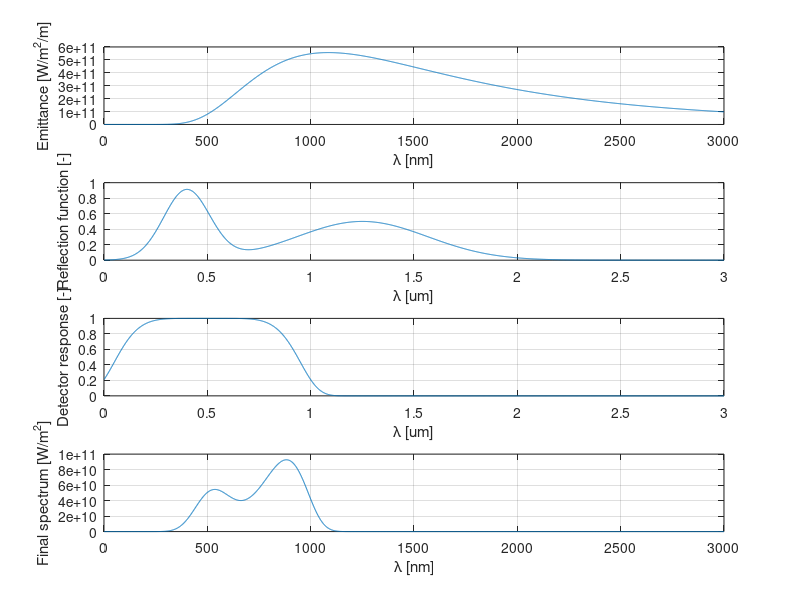

Write the MATLAB code that produced this figure.
%% Spectrum of object illuminated by tungstene lamp

clc; clear; close all;

%% constants
h = 6.626e-34; % [Js]
c = 3e8; % [m/s]
kB = 1.3801e-23; % [J/K]

%% use Plank's formula to generate BBS
T = 2673; % [K]
min = 400; % [nm]
max = 700; % [nm]

N = 3000; % [-]
lambda = linspace(1, N, N) * 10^(-9); % [m]

I_CN = zeros(1,N);

for i=1:N
  I_CN(i) = 2*h*c^2/lambda(i)^5/(exp(h*c/(lambda(i)*kB*T))-1);
end

%% plot emittance
% figure();
% plot(lambda*1e9, I_CN); 
% hold on;
% plot([min, min], [0,6e11], 'r');
% plot([max, max], [0,6e11], 'r');
% hold off;
% xlabel('\lambda [nm]');
% ylabel('Emittance [W/m^2/m]');
% grid on;

%% compute surface reflexion function
lambdaUm = lambda*10^(6); % [um]

reflexionFactor = 0.9* exp(-40*(lambdaUm - 0.4).^2) + 0.5*exp(-5*(lambdaUm-1.25).^2);


%% compute detector response function

detectorFactor = exp(-100*(lambdaUm - 0.5).^6);

%% final spectrum

result = I_CN .* reflexionFactor .* detectorFactor;

%% plot results
figure();
subplot(4,1,1);
plot(lambda*1e9, I_CN); 
xlabel('\lambda [nm]');
ylabel('Emittance [W/m^2/m]');
grid on;

subplot(4,1,2);
plot(lambdaUm, reflexionFactor);
xlabel('\lambda [um]');
ylabel('Reflection function [-]');
grid on;

subplot(4,1,3);
plot(lambdaUm, detectorFactor);
xlabel('\lambda [um]');
ylabel('Detector response [-]');
grid on;

subplot(4,1,4);
plot(lambda*1e9, result);
xlabel('\lambda [nm]');
ylabel('Final spectrum [W/m^2]');
grid on;
